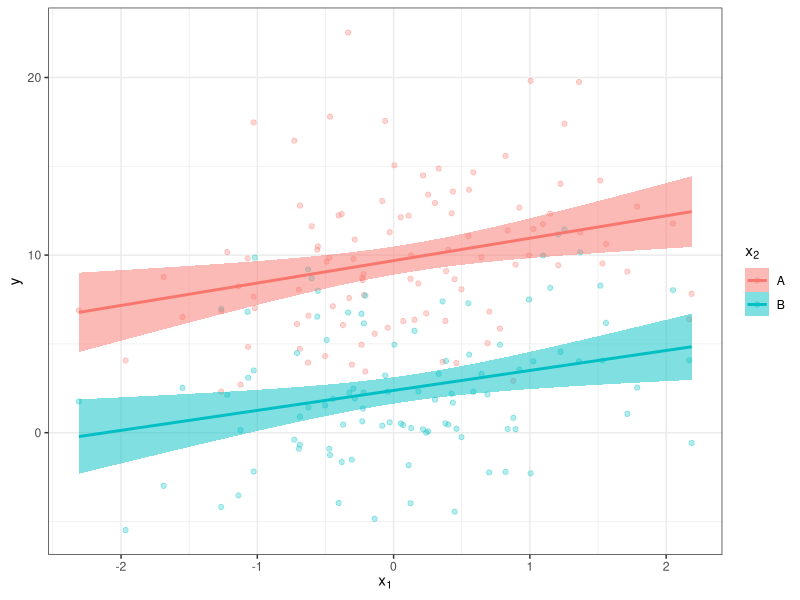
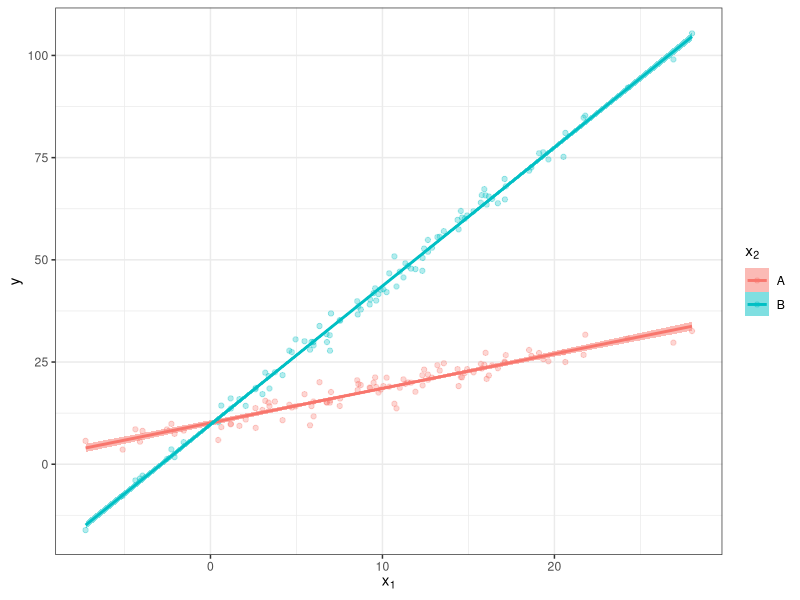
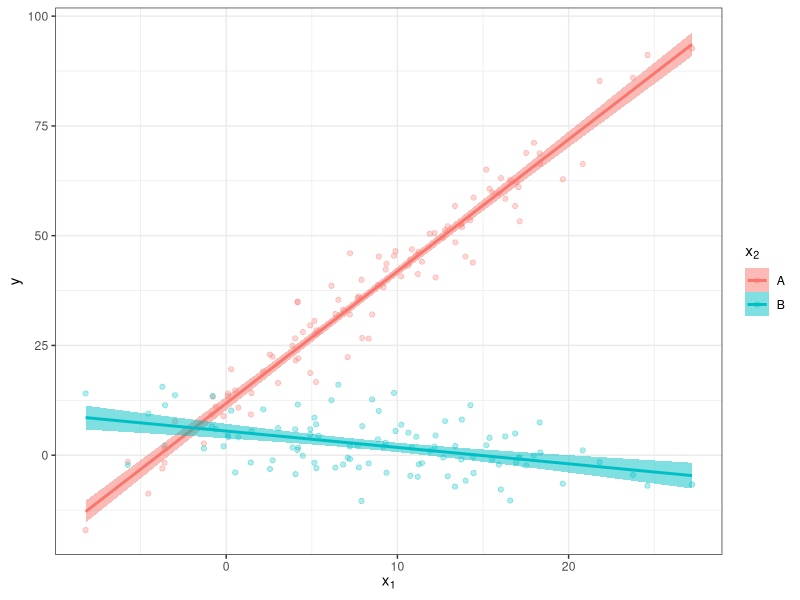

Generate these figures, in order, with R:
## ---- chunk 1
knitr::opts_chunk$set(echo = TRUE)
## ---- chunk 2
library(ggplot2)
set.seed(123)
x <- rnorm(100)
beta1 <- rnorm(1, mean = 2, sd = 1)
y1 <- x * beta1 + rnorm(100, 10, sd = 4)
y2 <- x * beta1 + rnorm(100, 2, sd = 4)

noint <- data.frame(x1 = c(x,x), x2 = rep(c("A", "B"), each = 100), y = c(y1, y2))

ggplot(noint) + geom_point(aes(x = x1, y = y, colour = x2), alpha = 0.3) +
      geom_smooth(aes(x = x1, y = y, colour = x2, fill = x2), alpha = 0.5, method = "lm") +
      labs(x = expression(x[1]), 
           colour = expression(x[2]),
           fill = expression(x[2])) + 
      theme_bw()
## ---- chunk 3
x <- rnorm(100, mean = 10, sd = 7)
beta1 <- rnorm(1, mean = 2, sd = 1)
beta2 <- rnorm(1, mean = 4, sd = 1)
y1 <- x * beta1 + rnorm(100, 10, sd = 2)
y2 <- x * beta2 + rnorm(100, 10, sd = 2)

int <- data.frame(x1 = c(x,x), x2 = rep(c("A", "B"), each = 100), y = c(y1, y2))

ggplot(int) + geom_point(aes(x = x1, y = y, colour = x2), alpha = 0.3) +
      geom_smooth(aes(x = x1, y = y, colour = x2, fill = x2), alpha = 0.5, method = "lm") +
      labs(x = expression(x[1]), 
           colour = expression(x[2]),
           fill = expression(x[2])) + 
      theme_bw()
## ---- chunk 4
x <- rnorm(100, mean = 10, sd = 7)
beta1 <- rnorm(1, mean = 3, sd = 1)
beta2 <- rnorm(1, mean = 1, sd = 1)
y1 <- x * beta1 + rnorm(100, 10, sd = 5)
y2 <- x * beta2 + rnorm(100, 5, sd = 5)

int <- data.frame(x1 = c(x,x), x2 = rep(c("A", "B"), each = 100), y = c(y1, y2))

ggplot(int) + geom_point(aes(x = x1, y = y, colour = x2), alpha = 0.3) +
      geom_smooth(aes(x = x1, y = y, colour = x2, fill = x2), alpha = 0.5, method = "lm") +
      labs(x = expression(x[1]), 
           colour = expression(x[2]),
           fill = expression(x[2])) + 
      theme_bw()
